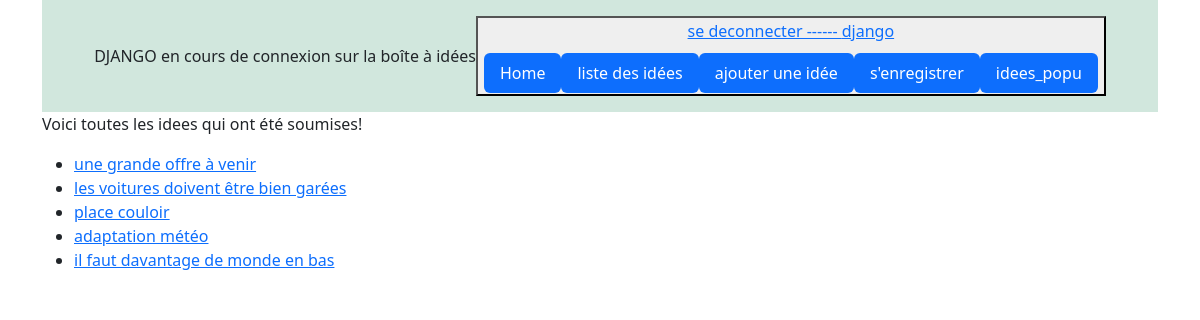
The app's page /ppale/liste_ideas/ (signed in) with its own data.
### authenti/models.py (models this page shows)
class User(AbstractUser):
    CREATOR = 'CREATOR'
    SUBSCRIBER = 'SUBSCRIBER'
    ROLE_CHOICES = (
        (CREATOR, 'Créateur'),
        (SUBSCRIBER, 'Abonné'),
)
    role = models.CharField(max_length=30, choices=ROLE_CHOICES, verbose_name='Rôle')
    birth_date= models.DateField (auto_now=False, null=True)    #auto_now: par défault mettre date de maintennat!
    email = models.EmailField(unique=True)

### ppale/models.py (models this page shows, shortened)
class Idee(models.Model):
    formulation = models.CharField(max_length=100)
    detail = models.CharField(max_length=200, null=True)
    auteur = models.ForeignKey(User, on_delete=models.CASCADE)
    score = models.IntegerField(default=100, blank=True)
    class Meta:
        verbose_name_plural = 'Idee'

### ppale/views.py (the view)
# urls.py: path('liste_ideas/', views.IdeasListView.as_view(), name='liste_ideas'),
class IdeasListView(ListView):
    model = Idee
    template_name = "ppale/liste_idees.html"
    context_object_name = "ideas"

### ppale/templates/ppale/liste_idees.html
{% extends 'base.html' %}
{%block content %}
<div class="container">
    <p> Voici toutes les idees qui ont été soumises!</p>
    <ul>
        {% for idee in  ideas %}
            <li>
                <a href="/ppale/idee_detail/{{idee.id}}">{{idee.formulation}}</a>
            </li>
        {% endfor %}
    </ul>
</div>
{% endblock content %}

### templates/includes/header.html (shortened to what this page needs)
<div class="container">
    <header class="d-flex justify-content-center py-3" style="background-color: #d1e7dd;">
        {% if request.user.is_authenticated %}
      <span class="navbar text"> {{user.get_username|upper}} en cours de connexion sur la boîte à idées</span>
      <button type="submit"> <a href="{% url 'logout'%}?next={{request.path}}">se deconnecter   ------    {{user.username}}</a>
      {%  else %}
      <span class="navbar text">pas connecté</span>
      <button type="submit"> <a href={% url 'login'%}>se connecter   ------    </a>
      {% endif %}
      <ul class="nav nav-pills" style="margin-top: 10px;">
        <li class="nav-item"><a href="{% url 'home' %}" class="nav-link active" aria-current="page">Home </a></li>
        {% if request.user.is_authenticated %}
        <li class="nav-item"><a href="{% url 'liste_ideas' %}" class="nav-link active" aria-current="page">liste des idées </a></li>
        <li class="nav-item"><a href="{% url 'creer' %}" class="nav-link active" aria-current="page">ajouter une idée </a></li>
        {% endif %}
        <li class="nav-item"><a href="{% url 'signup' %}" class="nav-link active" aria-current="page">s'enregistrer </a></li>
        <li class="nav-item"><a href="{% url 'idees_popu' %}" class="nav-link active" aria-current="page">idees_popu </a></li>
      </ul>
    </header>
  </div>

### records on screen
User: get_username "DJANGO", username "django"
Idee: formulation "une grande offre à venir"
Idee: formulation "les voitures doivent être bien garées"
Idee: formulation "place couloir"
Idee: formulation "adaptation météo"
Idee: formulation "il faut davantage de monde en bas"
